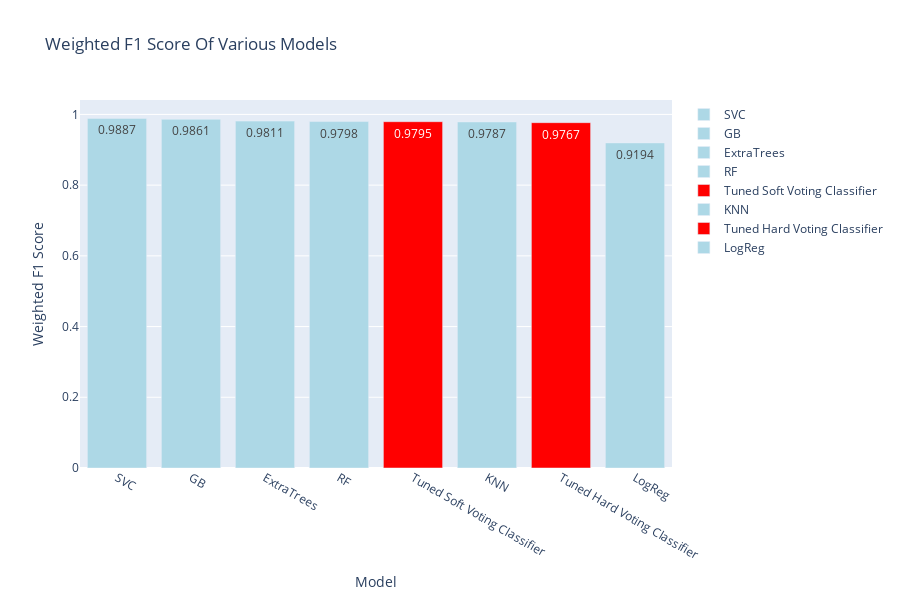

Notebook code cell kept with this figure:
### Code cell
plot_performance_scores(performance_metric="Weighted F1", title="Weighted F1 Score Of Various Models", xais_title="Model", yaxis_title="Weighted F1 Score", performance_scores=performance_scores)

### Figure 1 — Plotly figure (JSON) as saved in the notebook; plotly's stock layout.template omitted (floating-point values rounded to 4 significant figures)
{"data": [{"marker": {"color": "lightblue"}, "name": "SVC", "text": "0.9887", "type": "bar", "x": ["SVC"], "y": [0.9887]}, {"marker": {"color": "lightblue"}, "name": "GB", "text": "0.9861", "type": "bar", "x": ["GB"], "y": [0.9861]}, {"marker": {"color": "lightblue"}, "name": "ExtraTrees", "text": "0.9811", "type": "bar", "x": ["ExtraTrees"], "y": [0.9811]}, {"marker": {"color": "lightblue"}, "name": "RF", "text": "0.9798", "type": "bar", "x": ["RF"], "y": [0.9798]}, {"marker": {"color": "red"}, "name": "Tuned Soft Voting Classifier", "text": "0.9795", "type": "bar", "x": ["Tuned Soft Voting Classifier"], "y": [0.9795]}, {"marker": {"color": "lightblue"}, "name": "KNN", "text": "0.9787", "type": "bar", "x": ["KNN"], "y": [0.9787]}, {"marker": {"color": "red"}, "name": "Tuned Hard Voting Classifier", "text": "0.9767", "type": "bar", "x": ["Tuned Hard Voting Classifier"], "y": [0.9767]}, {"marker": {"color": "lightblue"}, "name": "LogReg", "text": "0.9194", "type": "bar", "x": ["LogReg"], "y": [0.9194]}], "layout": {"height": 600, "title": {"text": "Weighted F1 Score Of Various Models"}, "xaxis": {"tickangle": 30, "title": {"text": "Model"}}, "yaxis": {"title": {"text": "Weighted F1 Score"}}}}
